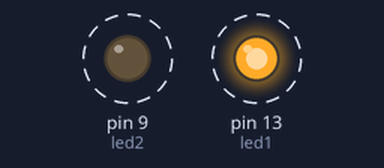
A sketch run on a simulated Arduino Uno, built with avr-gcc and run on an emulated ATmega328P. On the bench: output pins drawn as LEDs (lit = HIGH). Dashed ring = blinking.

Above: at 0.5 s.
Timing chart, 0 to 4.6 s (numbered marks = the images above):
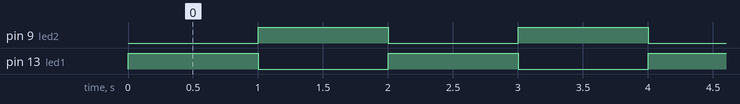

The sketch:

blink_2_leds.ino
```cpp
int led1 = 13;
int led2 = 9;
int period = 1000;

void setup() {
  pinMode(led1 , OUTPUT);
  pinMode(led2 , OUTPUT);
}

void loop() {
  digitalWrite(led1 , HIGH);
  digitalWrite(led2 , LOW);
  delay(period);
  digitalWrite(led1 , LOW);
  digitalWrite(led2 , HIGH);
  delay(period);
}
```

Measured:
- by itself, pin 9 (led2), pin 13 (led1): alternates HIGH for 1.0 s and LOW for 1.0 s
